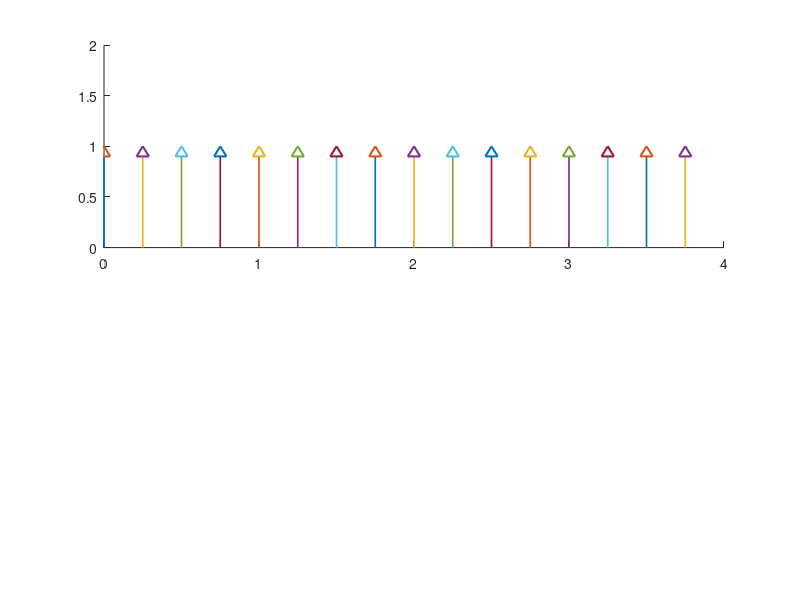

This chart was generated by the following MATLAB code: (Note: this script raises an error after producing the figure.)
function fig1_17

% FIGURE 1.17: Sampled version of a signal

clc
clear
fprintf ('Figure 1.17: Sampled version of a signal\n\n')
f = inline ('10*t.*exp(-t)','t');
p = 101;
tau = 4;
n = 16;
T = tau/n;
awid = tau/50;
alen = 2/20;

% Impulse train

figure
subplot(2,1,1)
hold on
for i = 1 : n
   ti = (i-1)*T;
   xi = 1 - alen;
   plot([ti ti],[0 xi],'LineWidth',1.2);
   plot([ti-awid/2 ti ti+awid/2 ti-awid/2],[xi xi+alen xi xi],'LineWidth',1.5);
end
axis([0 4 0 2])
f_labels ('','{\itt} (sec)','{\it\delta_T(t)}')
box on
hold off

% Sampled Version of x_a(t)

alen = 4/20;
subplot(2,1,2)
hold on
t = linspace(0,tau,p);
x_a = f(t);
plot(t,x_a,'r--')
for i = 1 : n
   ti = (i-1)*T;
   xi = f(ti) - alen;
   plot([ti ti],[0 xi],'LineWidth',1.2);
   plot([ti-awid/2 ti ti+awid/2 ti-awid/2],[xi xi+alen xi xi],'LineWidth',1.5);
end
axis([0 4 0 4])
f_labels ('','{\itt} (sec)','{\itx_a^{\ast}(t)}')
hold off
box on
f_wait
   
